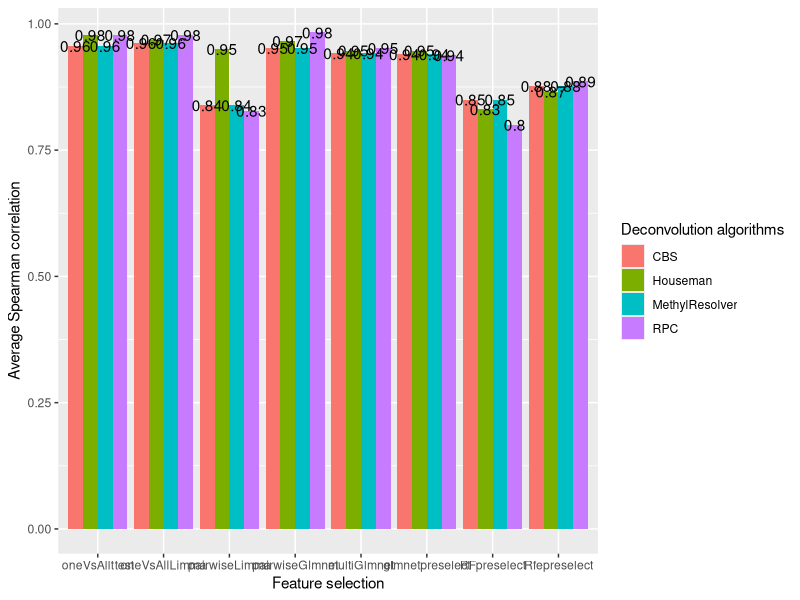

This chart was generated by the following R code:
## plots

### Figure 1
## barplots of deconvolution performance (average corr with true proportions) using different feature selection + deconvolution algorithms
library(tidyr)
library(ggplot2)
cor_Houseman <- c(0.978, 0.969, 0.950, 0.966, 0.947, 0.947, 0.831, 0.866)
cor_RPC <- c(0.978, 0.978, 0.828, 0.983, 0.952, 0.938, 0.800, 0.886)
cor_CBS <- c(0.956, 0.962, 0.839, 0.952, 0.942, 0.940, 0.850, 0.877)
##
cor_MethylResolver <- c(0.956, 0.962, 0.839, 0.952, 0.942, 0.940, 0.850, 0.877)

#####  or load results from featureSelection_Comparison.R

# cor_Houseman <- c(cor_Houseman_1, cor_Houseman_2, cor_Houseman_3, cor_Houseman_4, cor_Houseman_5,
#                   cor_Houseman_6, cor_Houseman_7, cor_Houseman_8, cor_Houseman_9)
# cor_RPC <- c(cor_RPC_1, cor_RPC_2, cor_RPC_3, cor_RPC_4, cor_RPC_5, cor_RPC_6, cor_RPC_7, cor_RPC_8, cor_RPC_9)
# cor_CBS <- c(cor_CBS_1, cor_CBS_2, cor_CBS_3, cor_CBS_4, cor_CBS_5, cor_CBS_6, cor_CBS_7, cor_CBS_8, cor_CBS_9)
# cor_MethylResolver <- c(cor_MethylResolver_1, cor_MethylResolver_2, cor_MethylResolver_3, cor_MethylResolver_4,
#                         cor_MethylResolver_5, cor_MethylResolver_6, cor_MethylResolver_7, cor_MethylResolver_8,
#                         cor_MethylResolver_9)

df1 <- data.frame(FeatureSelection = c("oneVsAllttest","oneVsAllLimma","pairwiseLimma","pairwiseGlmnet","multiGlmnet",
                                       "glmnetpreselect", "RFpreselect", "Rfepreselect"),
                  Houseman = cor_Houseman, RPC = cor_RPC, CBS = cor_CBS, MethylResolver = cor_MethylResolver)

ggplot(data = df1 %>% gather(Deconvolution, Spearman_Correlation, -FeatureSelection),
       aes(x = factor(FeatureSelection, level = c("oneVsAllttest","oneVsAllLimma","pairwiseLimma","pairwiseGlmnet","multiGlmnet",
                                                  "glmnetpreselect", "RFpreselect", "Rfepreselect")), y = Spearman_Correlation, fill = Deconvolution)) +
  geom_bar(stat = 'identity', position = 'dodge')+
  geom_text(aes(label= round(Spearman_Correlation,2)), position = position_dodge(0.9))+
  labs(x = "Feature selection")+
  labs(y = "Average Spearman correlation")+
  labs(fill = "Deconvolution algorithms")
